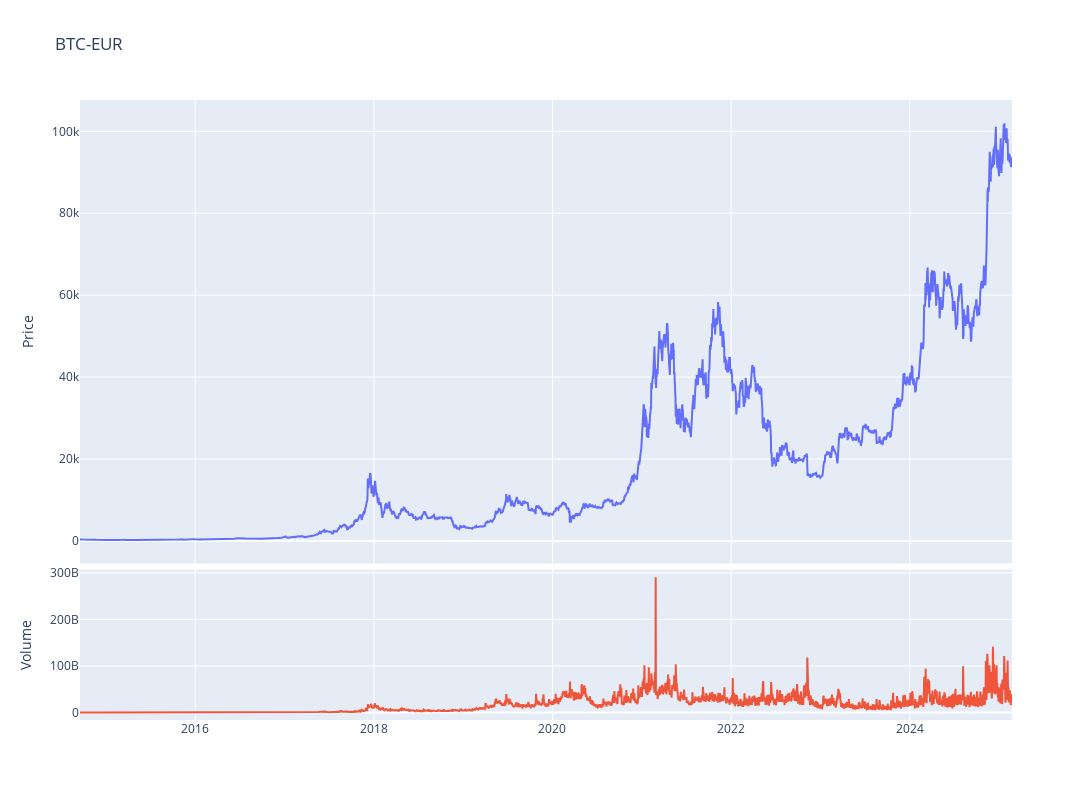

Notebook code for this chart:
### Code cell
fig = make_subplots(rows=4, cols=1,shared_xaxes=True,vertical_spacing=0.01,specs=[[{'rowspan':3,'colspan':1}],[None],[None],[{'rowspan':1,'colspan':1}]])

# Graph (1,1)
fig.add_trace(go.Scatter(x=stock_ticker.index,y=stock_ticker['Adj Close'],mode="lines",name=f"{ticker}"),row=1, col=1)
# Update xaxis properties
fig.update_yaxes(title_text="Price", row=1, col=1)

# Graph (4,1)
fig.add_trace(go.Scatter(x=stock_ticker.index,y=stock_ticker['Volume'],mode="lines",name='Volume'),row=4, col=1)
fig.update_yaxes(title_text="Volume", row=4, col=1)

fig.update_layout(height=800, width=1300,showlegend=False,title=f"{ticker}")

fig.show()

### Figure 1 — Plotly figure (JSON) as saved in the notebook; plotly's stock layout.template omitted (floating-point values rounded to 4 significant figures; data arrays with more than 128 entries replaced by an {"elided": "..."} marker saying what was removed)
{"data": [{"mode": "lines", "name": "BTC-EUR", "type": "scatter", "x": {"elided": "3812 str values"}, "xaxis": "x", "y": {"elided": "3812 float values"}, "yaxis": "y"}, {"mode": "lines", "name": "Volume", "type": "scatter", "x": {"elided": "3812 str values"}, "xaxis": "x2", "y": {"elided": "3812 int values"}, "yaxis": "y2"}], "layout": {"height": 800, "showlegend": false, "title": {"text": "BTC-EUR"}, "width": 1300, "xaxis": {"anchor": "y", "domain": [0, 1], "matches": "x2", "showticklabels": false}, "xaxis2": {"anchor": "y2", "domain": [0, 1]}, "yaxis": {"anchor": "x", "domain": [0.2525, 1], "title": {"text": "Price"}}, "yaxis2": {"anchor": "x2", "domain": [0, 0.2425], "title": {"text": "Volume"}}}}
